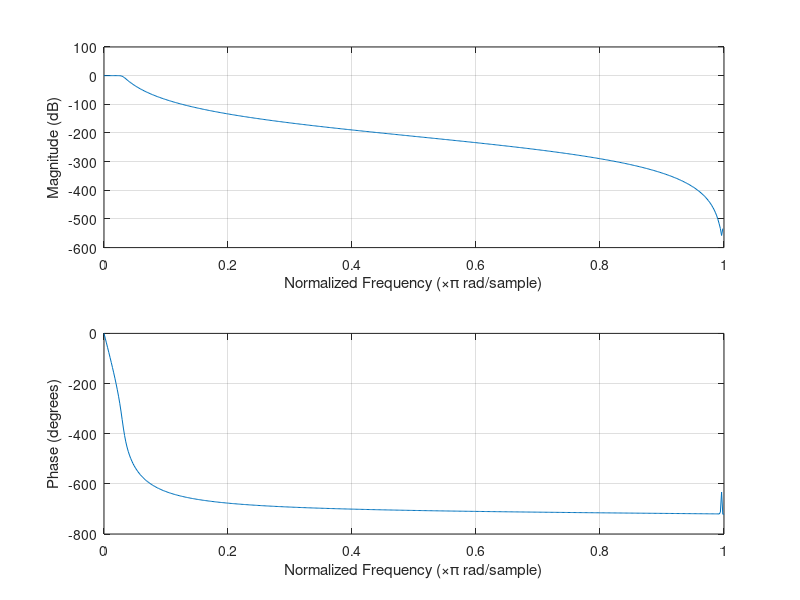
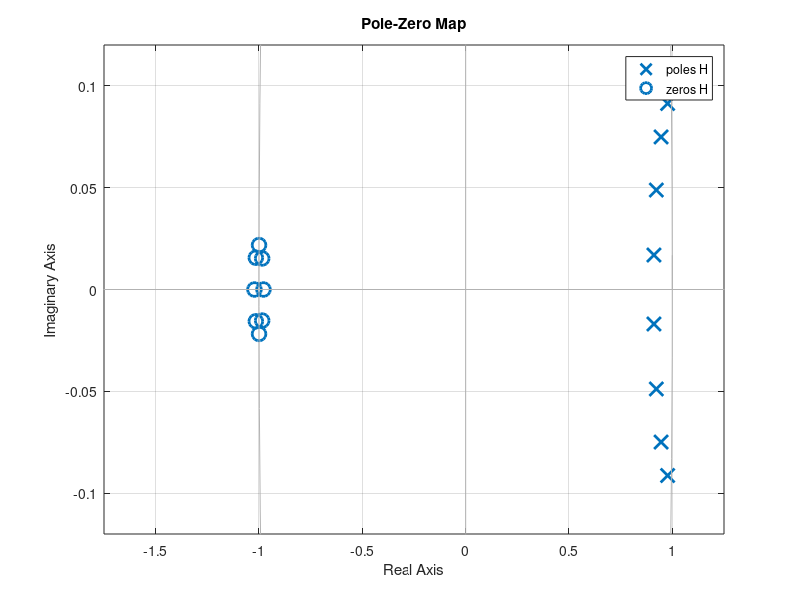
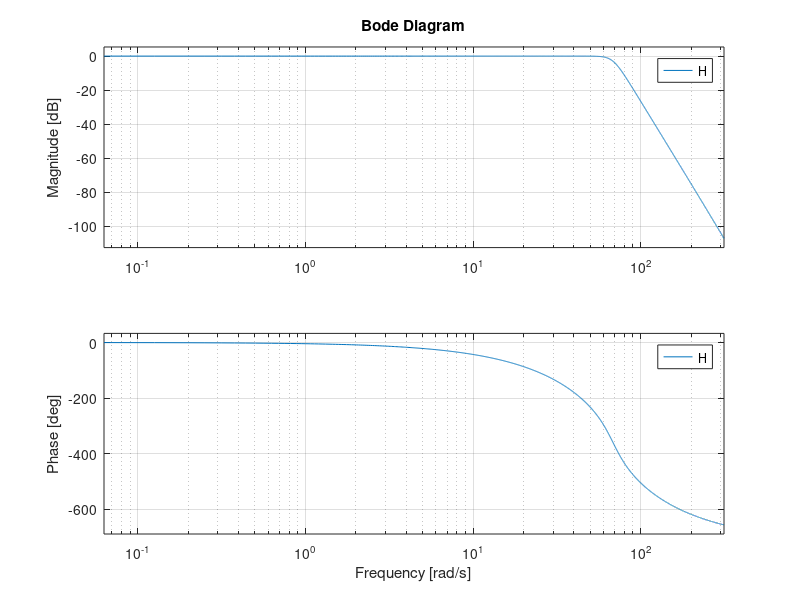
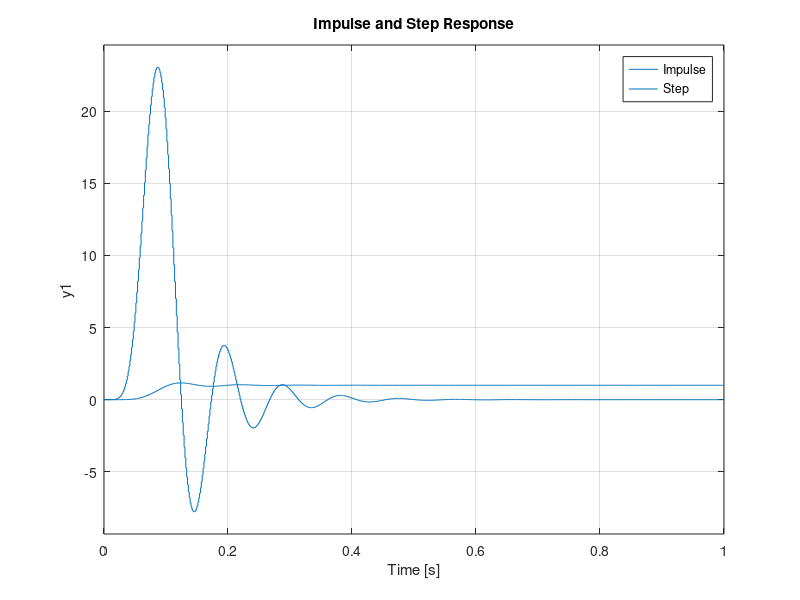

Write the MATLAB code that produced these figures, in order. (Note: this script raises an error after producing the figures.)
%Q1- Low Pass Butterworth Filter Design
Fs = 720 ;     %Sampling Frequency in Hz
Wp =1/36 ;   %Wp is passbandedge frequency normalised 
Ws = 1/18;   %Ws is stopband edge frequency normalised
Rp = 1;      %Bandpass Ripple
Rs= 40 ;     %Attenuation in the stopband
[n,Wn] = buttord(Wp,Ws,Rp,Rs);
[b,a] = butter(n,Wn);
%H_1=tf(b,a);
H=tf(b,a,1/Fs)
freqz(b,a);
%%
% Create the pole-zero plot
figure;
pzmap(H);
%%
% Create the Bode plot
figure;
F=0:1/100:50;
bode(H,2*pi*F)
%%
%Impulse and Unit Response
figure;
impulse(H,1)
hold on 
step(H,1)
title('Impulse and Step Response')
legend('Impulse','Step')
%%
%Q2-Filtering ECG Data
data=load('ECG_Data.txt');
[b,a] = butter(n,Wn);
filtered_data = filter(b, a, data);
figure;
plot(data)
hold on
plot(filtered_data)
title('Filtered Signal');
xlabel('Samples')
ylabel('Magnitude of Signal')
%%
%Q3
% Load the audio file
[y_with_dc, fs] = audioread('instru1.wav');
y= y_with_dc - mean(y_with_dc);
% Compute the spectrogram
window_size = 1024;  % Choose an appropriate window size
overlap = window_size / 2;  % Adjust overlap as needed
nfft = 1024;  % Number of FFT points
[S, F, T] = spectrogram(y_with_dc, hamming(window_size), overlap, nfft, fs);

% Plot the spectrogram
figure;
imagesc(T, F, 20*log10(abs(S)));
axis xy;
xlabel('Time (s)');
ylabel('Frequency (Hz)');
title('Spectrogram of Original Signal');
colorbar;

% Design a Butterworth bandpass filter
low_cutoff = 300;  % Lower cutoff frequency in Hz
high_cutoff = 350;  % Upper cutoff frequency in Hz
order = 4;  % Filter order

[b, a] = butter(order, [low_cutoff, high_cutoff] / (fs / 2), 'bandpass');

% Apply the filter to extract the fundamental frequency
filtered_signal = filter(b, a, y);

% Write the filtered signal to a new WAV file
audiowrite('filtered_instru.wav', filtered_signal, fs);

% Listen to the filtered audio
%sound(filtered_signal, fs);

% Compute and plot the spectrogram of the filtered signal
[S_filtered, F_filtered, T_filtered] = spectrogram(filtered_signal, hamming(window_size), overlap, nfft, fs);

figure;
imagesc(T_filtered, F_filtered, 20*log10(abs(S_filtered)));
axis xy;
xlabel('Time (s)');
ylabel('Frequency (Hz)');
title('Spectrogram of Filtered Signal');
colorbar;


%%

%Q4-Chebyshev Type-1 Filter
[n1,Wp1] = cheb1ord(Wp,Ws,Rp,Rs)
[b1,a1] = cheby1(n1,Rp,Wp1);
H1=tf(b1,a1,1/Fs)


%%
figure;

F=0:1/100:50;
bode(H,2*pi*F)

hold on
bode(H1,2*pi*F)
legend('Butterworth','Cheby1');
hold off


%%
figure;
subplot(2,1,1)
impulse(H,1)
hold on 
step(H,1)
hold off
title('Impulse and Step Response of Butterworth Filter')
legend('Impulse','Step')

subplot(2,1,2)
impulse(H1,1)
hold on
step(H1,1)
hold off
title('Impulse and Step Response of Chebyshev Type 1 Filter')
legend('Impulse','Step')
%%